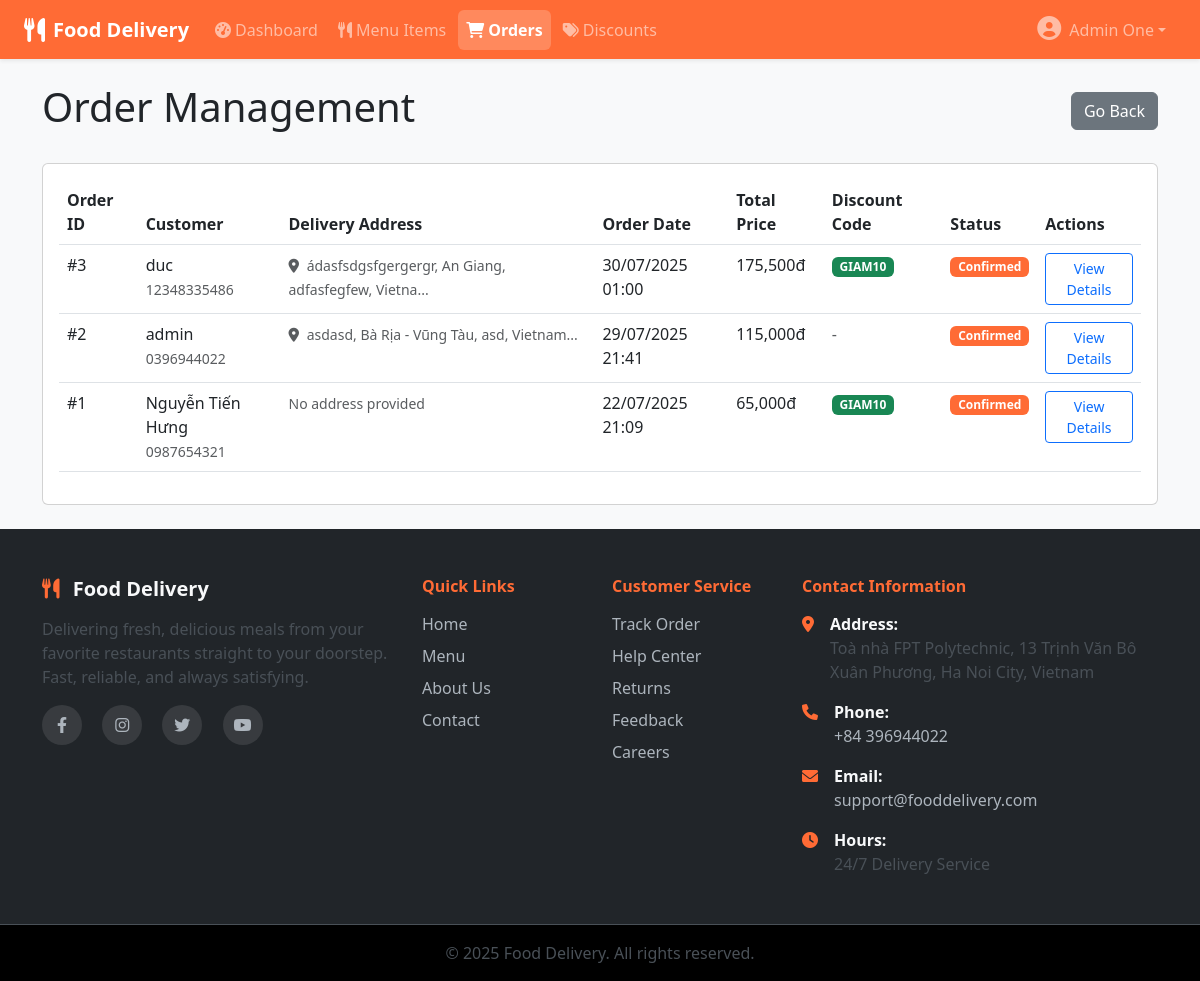
The app's page /admin/orders.php (signed in) with its own data.
### tables this page shows
CREATE TABLE `orders` (
  `order_id` int(11) NOT NULL,
  `user_id` int(11) DEFAULT NULL,
  `order_date` timestamp NOT NULL DEFAULT current_timestamp(),
  `total_price` decimal(10,2) DEFAULT 0.00,
  `delivery_address` text DEFAULT NULL,
  `delivery_city` varchar(100) DEFAULT NULL,
  `delivery_state` varchar(100) DEFAULT NULL,
  `delivery_postal_code` varchar(20) DEFAULT NULL,
  `delivery_country` varchar(100) DEFAULT NULL,
  `delivery_notes` text DEFAULT NULL,
  `status` enum('pending','confirmed','delivered','cancelled') DEFAULT 'pending',
  `discount_code` varchar(50) DEFAULT NULL
);

CREATE TABLE `users` (
  `user_id` int(11) NOT NULL,
  `username` varchar(50) NOT NULL,
  `password_hash` varchar(255) NOT NULL,
  `email` varchar(100) DEFAULT NULL,
  `full_name` varchar(100) DEFAULT NULL,
  `phone` varchar(20) DEFAULT NULL,
  `role` enum('customer','admin') DEFAULT 'customer',
  `created_at` timestamp NOT NULL DEFAULT current_timestamp()
);

### admin/orders.php (the view, shortened to what this page needs)
<?php
include '../includes/header.php';
include '../functions/orders.php';
$query = "SELECT o.*, u.full_name, u.phone, u.email,
          CONCAT_WS(', ',
              NULLIF(o.delivery_address, ''),
              NULLIF(o.delivery_city, ''),
              NULLIF(o.delivery_state, ''),
              NULLIF(o.delivery_postal_code, ''),
              NULLIF(o.delivery_country, '')
          ) as formatted_address
          FROM orders o
          JOIN users u ON o.user_id = u.user_id
          ORDER BY o.order_date DESC";
$stmt = $db->prepare($query);
$stmt->execute();
$orders = $stmt->fetchAll(PDO::FETCH_ASSOC);
$view_order = null;
$order_items = [];
?>
<div class="container my-4">
    <div class="d-flex justify-content-between align-items-center mb-4">
        <h1>Order Management</h1>
        <a href="index.php" class="btn btn-secondary">Go Back</a>
    </div>
    <?php if ($view_order): ?>
        <div class="card mb-4">
            <div class="card-header">
                <div class="d-flex justify-content-between align-items-center">
                    <h5 class="mb-0">Order Details #<?php echo $view_order['order_id']; ?></h5>
                    <a href="orders.php" class="btn btn-sm btn-secondary">Back to List</a>
                </div>
            </div>
            <div class="card-body">
                <div class="row">
                    <div class="col-md-6">
                        <h6>Customer Information</h6>
                        <p><strong>Name:</strong> <?php echo htmlspecialchars($view_order['full_name']); ?></p>
                        <p><strong>Email:</strong> <?php echo htmlspecialchars($view_order['email']); ?></p>
                        <p><strong>Phone:</strong> <?php echo htmlspecialchars($view_order['phone']); ?></p>
                        <?php if (!empty($view_order['formatted_address'])): ?>
                        <h6 class="mt-3">Delivery Address</h6>
                        <div class="delivery-address p-3 bg-light rounded">
                            <p class="mb-1"><i class="fas fa-map-marker-alt me-2 text-primary"></i>
                               <?php echo htmlspecialchars($view_order['formatted_address']); ?></p>
                            <?php if (!empty($view_order['delivery_notes'])): ?>
                                <p class="mb-0 text-muted"><small>
                                    <i class="fas fa-sticky-note me-1"></i>
                                    Notes: <?php echo htmlspecialchars($view_order['delivery_notes']); ?>
                                </small></p>
                            <?php endif; ?>
                        </div>
                        <?php endif; ?>
                    </div>
                    <div class="col-md-6">
                        <h6>Order Information</h6>
                        <p><strong>Order Date:</strong> <?php echo date('d/m/Y H:i', strtotime($view_order['order_date'])); ?></p>
                        <p><strong>Total Price:</strong> <?php echo number_format($view_order['total_price']); ?>đ</p>
                        <p><strong>Discount Code:</strong>
                            <?php if ($view_order['discount_code']): ?>
                                <span class="badge bg-success"><?php echo htmlspecialchars($view_order['discount_code']); ?></span>
                            <?php else: ?>
                                <span class="text-muted">None</span>
                            <?php endif; ?>
                        </p>
                        <form method="POST" class="d-inline">
                            <input type="hidden" name="order_id" value="<?php echo $view_order['order_id']; ?>">
                            <div class="input-group" style="max-width: 200px;">
                                <select class="form-select form-select-sm" name="status">
                                    <option value="pending" <?php echo $view_order['status'] == 'pending' ? 'selected' : ''; ?>>Pending</option>
                                    <option value="confirmed" <?php echo $view_order['status'] == 'confirmed' ? 'selected' : ''; ?>>Confirmed</option>
                                    <option value="delivered" <?php echo $view_order['status'] == 'delivered' ? 'selected' : ''; ?>>Delivered</option>
                                    <option value="cancelled" <?php echo $view_order['status'] == 'cancelled' ? 'selected' : ''; ?>>Cancelled</option>
                                </select>
                                <button type="submit" name="update_status" class="btn btn-sm btn-primary">Update</button>
                            </div>
                        </form>
                    </div>
                </div>
                <h6 class="mt-4">Order Items</h6>
                <div class="table-responsive">
                    <table class="table table-sm">
                        <thead>
                            <tr>
                                <th>Menu Item</th>
                                <th>Quantity</th>
                                <th>Unit Price</th>
                                <th>Subtotal</th>
                            </tr>
                        </thead>
                        <tbody>
                            <?php foreach ($order_items as $item): ?>
                            <tr>
                                <td><?php echo htmlspecialchars($item['name']); ?></td>
                                <td><?php echo $item['quantity']; ?></td>
                                <td><?php echo number_format($item['price']); ?>đ</td>
                                <td><?php echo number_format($item['price'] * $item['quantity']); ?>đ</td>
                            </tr>
                            <?php endforeach; ?>
                        </tbody>
                    </table>
                </div>
            </div>
        </div>
    <?php else: ?>
        <div class="card">
            <div class="card-body">
                <div class="table-responsive">
                    <table class="table table-hover">
                        <thead>
                            <tr>
                                <th>Order ID</th>
                                <th>Customer</th>
                                <th>Delivery Address</th>
                                <th>Order Date</th>
                                <th>Total Price</th>
                                <th>Discount Code</th>
                                <th>Status</th>
                                <th>Actions</th>
                            </tr>
                        </thead>
                        <tbody>
                            <?php foreach ($orders as $order): ?>
                            <tr>
                                <td>#<?php echo $order['order_id']; ?></td>
                                <td>
                                    <?php echo htmlspecialchars($order['full_name']); ?><br>
                                    <small class="text-muted"><?php echo htmlspecialchars($order['phone']); ?></small>
                                </td>
                                <td>
                                    <?php if (!empty($order['formatted_address'])): ?>
                                        <small class="text-muted">
                                            <i class="fas fa-map-marker-alt me-1"></i>
                                            <?php echo htmlspecialchars(substr($order['formatted_address'], 0, 50)) . '...'; ?>
                                        </small>
                                    <?php else: ?>
                                        <small class="text-muted">No address provided</small>
                                    <?php endif; ?>
                                </td>
                                <td><?php echo date('d/m/Y H:i', strtotime($order['order_date'])); ?></td>
                                <td><?php echo number_format($order['total_price']); ?>đ</td>
                                <td>
                                    <?php if ($order['discount_code']): ?>
                                        <span class="badge bg-success"><?php echo htmlspecialchars($order['discount_code']); ?></span>
                                    <?php else: ?>
                                        <span class="text-muted">-</span>
                                    <?php endif; ?>
                                </td>
                                <td>
                                    <span class="badge bg-<?php
                                        echo $order['status'] == 'delivered' ? 'success' :
                                            ($order['status'] == 'confirmed' ? 'primary' :
                                            ($order['status'] == 'cancelled' ? 'danger' : 'warning'));
                                    ?>">
                                        <?php
                                        $status_text = [
                                            'pending' => 'Pending',
                                            'confirmed' => 'Confirmed',
                                            'delivered' => 'Delivered',
                                            'cancelled' => 'Cancelled'
                                        ];
                                        echo $status_text[$order['status']];
                                        ?>
                                    </span>
                                </td>
                                <td>
                                    <a href="orders.php?view=<?php echo $order['order_id']; ?>"
                                       class="btn btn-sm btn-outline-primary">View Details</a>
                                </td>
                            </tr>
                            <?php endforeach; ?>
                        </tbody>
                    </table>
                </div>
            </div>
        </div>
    <?php endif; ?>
</div>
<?php include '../includes/footer.php'; ?>

### includes/header.php (style rules this page uses)
:root { --primary-color: #ff6b35; --primary-dark: #e55a2b; --secondary-color: #ffa726; --bs-primary: #ff6b35; --bs-primary-rgb: 255, 107, 53; }
.bg-primary { background-color: var(--primary-color) !important; }
.card { transition: transform 0.2s; }
html, body { height: 100%; }
body { display: flex; flex-direction: column; }

### records on screen
orders: order_id "3", user.full_name "duc", user.phone "12348335486", formatted_address "ádasfsdgsfgergergr, An Giang, adfasfegfew, Vietna", order_date "30/07/2025 01:00", total_price "175,500", discount_code "GIAM10", status "Confirmed"
orders: order_id "2", user.full_name "admin", user.phone "0396944022", formatted_address "asdasd, Bà Rịa - Vũng Tàu, asd, Vietnam", order_date "29/07/2025 21:41", total_price "115,000", status "Confirmed"
orders: order_id "1", user.full_name "Nguyễn Tiến Hưng", user.phone "0987654321", shows "No address provided", order_date "22/07/2025 21:09", total_price "65,000", discount_code "GIAM10", status "Confirmed"

### other values on screen
$_SESSION['full_name'] "Admin One"
